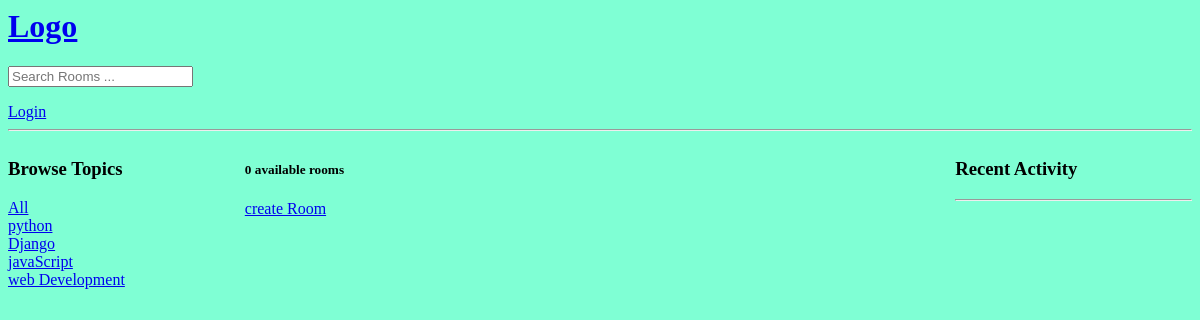
Page /?q=python on the earlier database version.
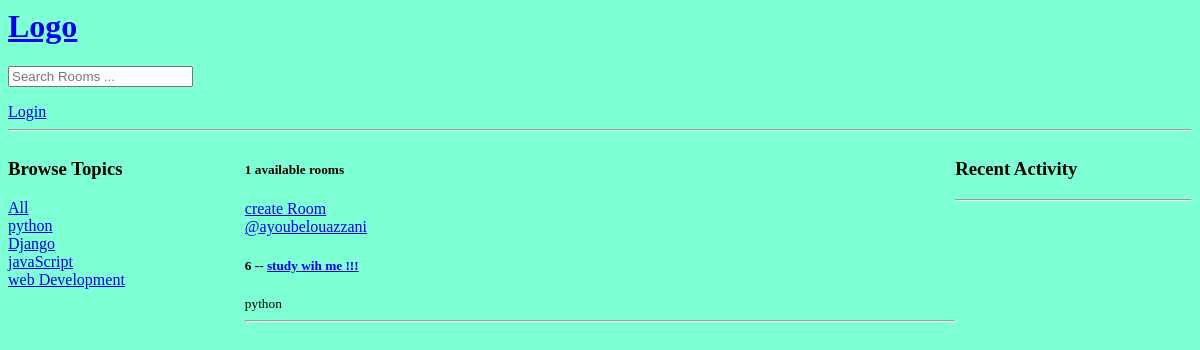
Same page on the later database version.
### base/models.py (models this page shows, shortened)
class Topic (models.Model):
    name = models.CharField(max_length=200)

class Room(models.Model):
    host =models.ForeignKey(User,on_delete=models.SET_NULL,null=True)
    topic = models.ForeignKey(Topic,on_delete=models.SET_NULL,null=True)
    name= models.CharField(max_length=200)
    description = models.TextField(null=True,blank=True)
    participants = models.ManyToManyField(User, related_name='participants',blank=True)
    updated = models.DateTimeField(auto_now=True)
    created = models.DateTimeField(auto_now_add=True)
    class Meta:
        ordering = ['-updated','-created']

### base/views.py (the view)
# urls.py: path('',views.home,name='home'),
def home(request):
    q=request.GET.get('q') if request.GET.get('q') != None else ''
    rooms = Room.objects.filter(
        Q(topic__name__icontains=q)|
        Q(name__icontains=q)|
        Q(description__icontains=q))
    room_count = rooms.count()
    Topics = Topic.objects.all()
    room_message = Message.objects.filter(Q(room__topic__name__icontains=q))
    content={'rooms':rooms,'Topics':Topics,'room_count':room_count,'room_message':room_message}
    return render(request,'base/home.html',content)

### base/templates/base/home.html (shortened to what this page needs)
{% extends 'main.html' %}
{% block content %}
<div class="home-container">
    {% include 'base/topics_component.html' %}
   <div>
    <h5>{{room_count}} available rooms</h5>
    <a href="{% url 'create-room'%}">create Room</a>
    {% include 'base/feed_component.html' %}
   </div>
   <div>
    {% include 'base/activity_component.html' %}
   </div>
</div>
{% endblock content %}

### base/templates/base/topics_component.html
<div>
    <h3>Browse Topics</h3>
    <div>
        <a href="{% url 'home' %}">All</a>
    </div>
    {% for topic in Topics %}
    <div>
        <a href="{% url 'home' %}?q={{topic.name}}">{{ topic.name }}</a>
    </div>
    {% endfor %}
</div>

### base/templates/base/feed_component.html (shortened to what this page needs)
<div>
    {% for room in rooms %}
    <div>
        <a href="{% url 'user_profile' room.host.id %}">@{{room.host.username}}</a>
        <h5>{{room.id}} -- <a href="{% url 'room' room.id %}">{{room.name}}</a></h5>
        <small>{{room.topic.name}}</small>
        <hr>
    </div>
    {% endfor %}
</div>

Differences in the rows shown:
added Room: host.username "ayoubelouazzani", id "6", name "study wih me !!!", topic.name "python"
Other differences:
{{ room_count }}: "0" → "1"
